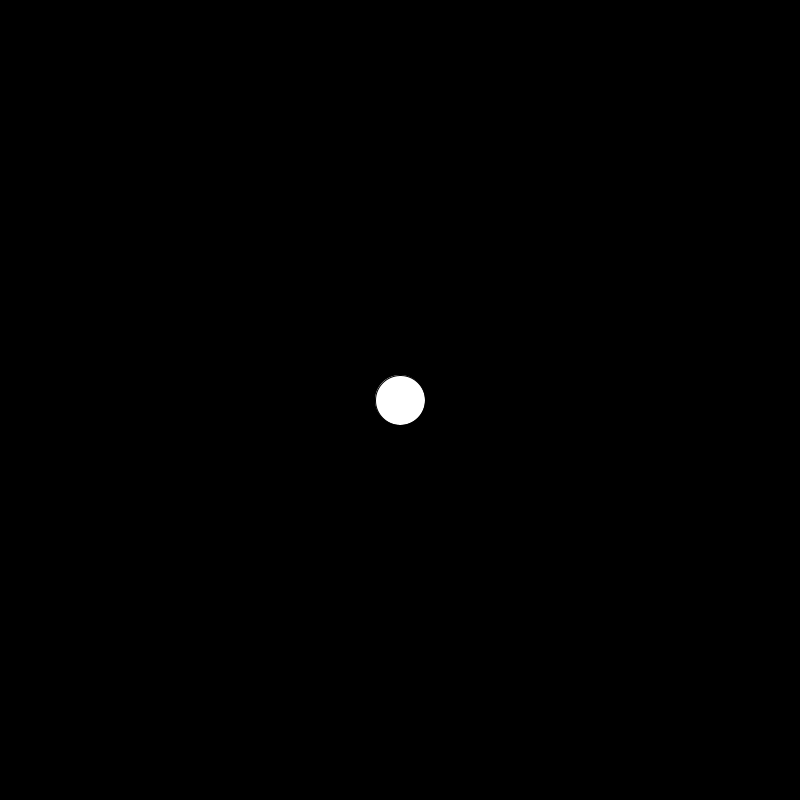
Frame 1 (no input)
Frame 60 (the mouse pressed at the canvas centre just before this capture): identical to frame 1, image omitted
Frame 120 (the mouse held since frame 60 and released just before this capture): identical to frame 1, image omitted

The Processing sketch that drew this single still picture (run headless with seeded random() and noise(); from frame 60 on, the mouse is pressed at the canvas centre):

// Processing sketch: ejemplo_pvector
// ── ejemplo_pvector.pde
PVector posicion;  // declaro una variable PVector que se llama posicion

void setup(){
  size(800,800); 
  posicion = new PVector(400,400); // le cargo a posición un nuevo vector de valor x = 400 e y = 400
}


void draw(){
  background(0);
  
  ellipse(posicion.x, posicion.y, 50, 50); //dibujo una elipse en la coordenada x e y del vector
  // accedo a cada valor individual con el operador "."
}


void keyPressed(){ // cada vez que presiono una tecla...
  posicion.x = random(width); // cargo en el campo x del vector un valor al azar
  posicion.y = random(height);// cargo en el campo y del vector un valor al azar
  
  //esto funciona de la misma manera
  //posicion.set(random(width),random(height));
}
